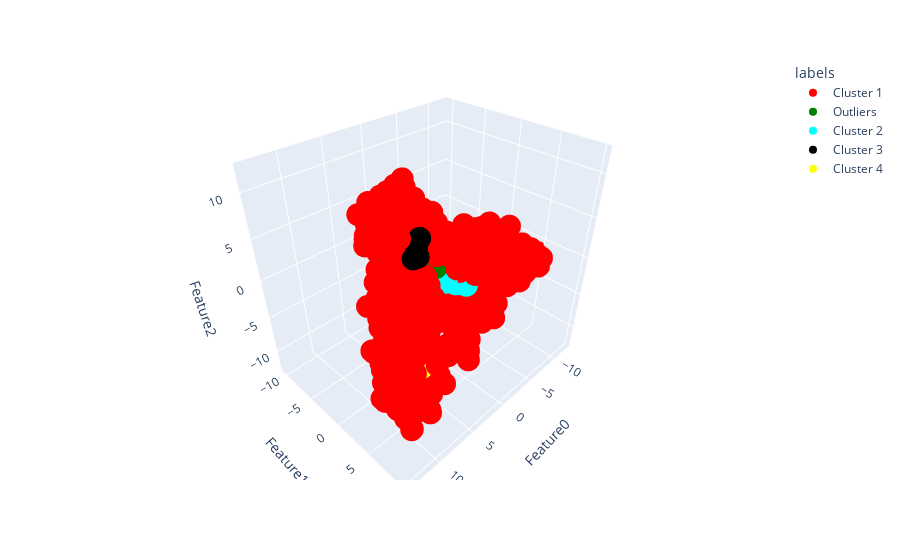

Notebook code for this chart:
### Code cell
# # dbscan method

# df_3 = bird_df.copy()

# mod_df = df_3.drop(columns=['Unnamed: 0', 'bird', 'clip'])

# scaler = StandardScaler()
# X = scaler.fit_transform(mod_df)

# mod_df = pd.DataFrame(X, columns=mod_df.columns)

# pca_mod = PCA(n_components=27)

# pca_mod.fit(mod_df)
# mod_t = pca_mod.transform(mod_df)

# mod_t = pd.DataFrame(mod_t, columns=constructCols(27))

# # Apply DBSCAN clustering
# from sklearn.cluster import DBSCAN
# dbscan = DBSCAN(eps= 7.2, min_samples=5)
# mod_t['labels'] = dbscan.fit_predict(mod_t)

# mod_t[mod_t['labels'] == -1 ] = 4

# mod_t['labels'] = mod_t['labels'].replace({0:'Cluster 1', 1:'Cluster 2', 2:'Cluster 3', 3:'Cluster 4', 4: 'Outliers'})


# # # Visualize clustering results
# plt.figure()
# sns.scatterplot(data = mod_t, x='Feature0', y='Feature1', hue="labels", palette=['r','g','c','k','y'])
# # plt.scatter(centroids[:,0], centroids[:,1], marker="x", color='k', s=100)
# plt.title('After Clustering with outliers')
# plt.show()

# fig = px.scatter_3d(mod_t, x='Feature0', y='Feature1', z='Feature2',color='labels', color_discrete_sequence=['red','green', 'cyan','black','yellow'])
# fig.show()


# # Evaluate clustering results
# # from sklearn.metrics import silhouette_score
# # score = silhouette_score(X, dbscan.labels_)
# # print("Silhouette score:", score)
# set(dbscan.labels_.tolist())

### Figure 1 — Plotly figure (JSON) as saved in the notebook; plotly's stock layout.template omitted (floating-point values rounded to 4 significant figures; data arrays with more than 128 entries replaced by an {"elided": "..."} marker saying what was removed)
{"data": [{"hovertemplate": "labels=Cluster 1<br>Feature0=%{x}<br>Feature1=%{y}<br>Feature2=%{z}<extra></extra>", "legendgroup": "Cluster 1", "marker": {"color": "red", "symbol": "circle"}, "mode": "markers", "name": "Cluster 1", "scene": "scene", "showlegend": true, "type": "scatter3d", "x": {"elided": "3780 float values"}, "y": {"elided": "3780 float values"}, "z": {"elided": "3780 float values"}}, {"hovertemplate": "labels=Outliers<br>Feature0=%{x}<br>Feature1=%{y}<br>Feature2=%{z}<extra></extra>", "legendgroup": "Outliers", "marker": {"color": "green", "symbol": "circle"}, "mode": "markers", "name": "Outliers", "scene": "scene", "showlegend": true, "type": "scatter3d", "x": {"elided": "206 int values"}, "y": {"elided": "206 int values"}, "z": {"elided": "206 int values"}}, {"hovertemplate": "labels=Cluster 2<br>Feature0=%{x}<br>Feature1=%{y}<br>Feature2=%{z}<extra></extra>", "legendgroup": "Cluster 2", "marker": {"color": "cyan", "symbol": "circle"}, "mode": "markers", "name": "Cluster 2", "scene": "scene", "showlegend": true, "type": "scatter3d", "x": [2.178, 3.512, 1.864, 0.8296, 1.982], "y": [4.886, 4.904, 4.705, 5.122, 4.75], "z": [1.79, 2.519, 1.349, 0.843, 1.43]}, {"hovertemplate": "labels=Cluster 3<br>Feature0=%{x}<br>Feature1=%{y}<br>Feature2=%{z}<extra></extra>", "legendgroup": "Cluster 3", "marker": {"color": "black", "symbol": "circle"}, "mode": "markers", "name": "Cluster 3", "scene": "scene", "showlegend": true, "type": "scatter3d", "x": [10.38, 7.839, 9.704, 6.269], "y": [8.341, 5.502, 7.075, 4.224], "z": [10.23, 8.6, 9.144, 8.258]}, {"hovertemplate": "labels=Cluster 4<br>Feature0=%{x}<br>Feature1=%{y}<br>Feature2=%{z}<extra></extra>", "legendgroup": "Cluster 4", "marker": {"color": "yellow", "symbol": "circle"}, "mode": "markers", "name": "Cluster 4", "scene": "scene", "showlegend": true, "type": "scatter3d", "x": [7.338, 5.642, 4.363, 4.795, 6.366], "y": [5.432, 3.673, 2.688, 2.588, 4.913], "z": [-5.67, -8.173, -6.015, -5.154, -5.845]}], "layout": {"legend": {"title": {"text": "labels"}, "tracegroupgap": 0}, "margin": {"t": 60}, "scene": {"domain": {"x": [0, 1], "y": [0, 1]}, "xaxis": {"title": {"text": "Feature0"}}, "yaxis": {"title": {"text": "Feature1"}}, "zaxis": {"title": {"text": "Feature2"}}}}}
